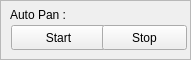
        <widget class="QFrame" name="frame13">
            <property name="geometry">
                <rect>
                    <x>697</x>
                    <y>332</y>
                    <width>191</width>
                    <height>60</height>
                </rect>
            </property>
            <property name="frameShape">
                <enum>QFrame::StyledPanel</enum>
            </property>
            <property name="frameShadow">
                <enum>QFrame::Plain</enum>
            </property>
            <widget class="QLabel" name="textLabel6">
                <property name="geometry">
                    <rect>
                        <x>10</x>
                        <y>5</y>
                        <width>91</width>
                        <height>20</height>
                    </rect>
                </property>
                <property name="text">
                    <string>Auto Pan :</string>
                </property>
                <property name="wordWrap">
                    <bool>false</bool>
                </property>
            </widget>
            <widget class="QPushButton" name="ButStartPan">
                <property name="geometry">
                    <rect>
                        <x>11</x>
                        <y>25</y>
                        <width>95</width>
                        <height>25</height>
                    </rect>
                </property>
                <property name="text">
                    <string>Start</string>
                </property>
            </widget>
            <widget class="QPushButton" name="ButStopPan">
                <property name="geometry">
                    <rect>
                        <x>102</x>
                        <y>25</y>
                        <width>85</width>
                        <height>25</height>
                    </rect>
                </property>
                <property name="text">
                    <string>Stop</string>
                </property>
            </widget>
        </widget>
